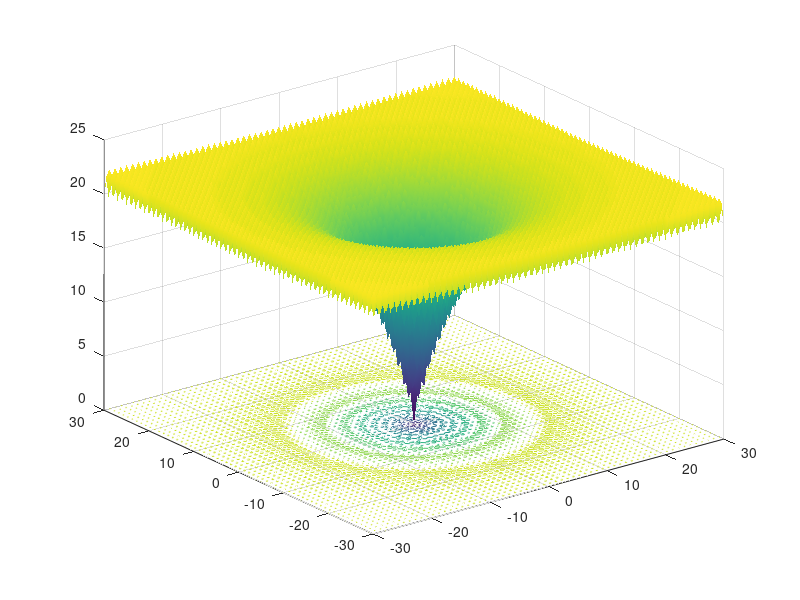

This figure's MATLAB source:
function DrawAckley()
x=[-30:0.5:30];
y=x;
[X,Y]=meshgrid(x,y);
[row,col]=size(X);
for l=1:col
    for h=1:row
        z(h,l)=Ackley([X(h,l),Y(h,l)]);
    end
end
surfc(X,Y,z);
shading interp

% Michalewicz function
% Matlab Code by A. Hedar (Nov. 23, 2005)
% The number of variables n should be adjusted below.
% The default value of n = 2.
function y = Ackley(x)

n = 2;
a = 20; b = 0.2; c = 2*pi;
s1 = 0; s2 = 0;

for i=1:n;
    s1 = s1+x(i)^2;
    s2 = s2+cos(c*x(i));
end
y = -a*exp(-b*sqrt(1/n*s1))-exp(1/n*s2)+a+exp(1);